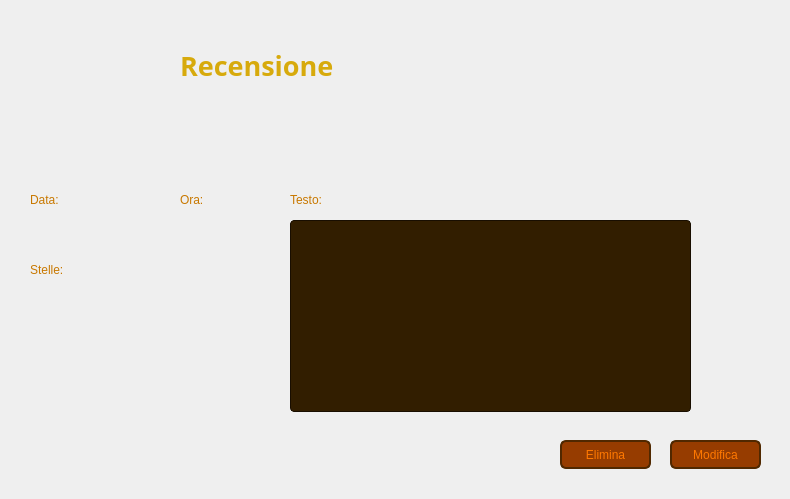
<?xml version="1.0" encoding="UTF-8"?>
<ui version="4.0">
 <class>VistaVisualizzaRecensioneCliente</class>
 <widget class="QWidget" name="VistaVisualizzaRecensioneCliente">
  <property name="geometry">
   <rect>
    <x>0</x>
    <y>0</y>
    <width>790</width>
    <height>499</height>
   </rect>
  </property>
  <property name="windowTitle">
   <string>Recensione - CineMax</string>
  </property>
  <widget class="QLabel" name="Sfondo">
   <property name="geometry">
    <rect>
     <x>0</x>
     <y>0</y>
     <width>791</width>
     <height>501</height>
    </rect>
   </property>
   <property name="font">
    <font>
     <family>Segoe UI</family>
    </font>
   </property>
   <property name="styleSheet">
    <string notr="true">QLabel {
    background: qlineargradient(
        x1: 0, y1: 1,
        x2: 0, y2: 0,
		stop: 0 #211400,
        stop: 1 #7D4B00
    );
}</string>
   </property>
   <property name="text">
    <string/>
   </property>
  </widget>
  <widget class="QLabel" name="labelTitolo">
   <property name="geometry">
    <rect>
     <x>180</x>
     <y>30</y>
     <width>221</width>
     <height>71</height>
    </rect>
   </property>
   <property name="font">
    <font>
     <family>Segoe UI Variable</family>
     <pointsize>20</pointsize>
     <bold>true</bold>
    </font>
   </property>
   <property name="styleSheet">
    <string notr="true">QLabel {
    color: #D7AA0C;
}</string>
   </property>
   <property name="text">
    <string>Recensione</string>
   </property>
   <property name="alignment">
    <set>Qt::AlignmentFlag::AlignLeading|Qt::AlignmentFlag::AlignLeft|Qt::AlignmentFlag::AlignVCenter</set>
   </property>
  </widget>
  <widget class="ClickableLabel" name="labelHomeButton">
   <property name="geometry">
    <rect>
     <x>700</x>
     <y>20</y>
     <width>63</width>
     <height>61</height>
    </rect>
   </property>
   <property name="text">
    <string/>
   </property>
   <property name="pixmap">
    <pixmap>Immagini/HomeButtonCliente.png</pixmap>
   </property>
   <property name="scaledContents">
    <bool>true</bool>
   </property>
  </widget>
  <widget class="QLabel" name="labelData">
   <property name="geometry">
    <rect>
     <x>30</x>
     <y>190</y>
     <width>81</width>
     <height>20</height>
    </rect>
   </property>
   <property name="styleSheet">
    <string notr="true">QLabel {
    color: #C87800;
}</string>
   </property>
   <property name="text">
    <string>Data:</string>
   </property>
   <property name="alignment">
    <set>Qt::AlignmentFlag::AlignLeading|Qt::AlignmentFlag::AlignLeft|Qt::AlignmentFlag::AlignVCenter</set>
   </property>
  </widget>
  <widget class="QLabel" name="labelDataRecensione">
   <property name="geometry">
    <rect>
     <x>30</x>
     <y>220</y>
     <width>91</width>
     <height>20</height>
    </rect>
   </property>
   <property name="styleSheet">
    <string notr="true">QLabel {
    color: #965A00;
}</string>
   </property>
   <property name="text">
    <string/>
   </property>
  </widget>
  <widget class="QLabel" name="labelStelle">
   <property name="geometry">
    <rect>
     <x>30</x>
     <y>260</y>
     <width>81</width>
     <height>20</height>
    </rect>
   </property>
   <property name="styleSheet">
    <string notr="true">QLabel {
    color: #C87800;
}</string>
   </property>
   <property name="text">
    <string>Stelle:</string>
   </property>
   <property name="alignment">
    <set>Qt::AlignmentFlag::AlignLeading|Qt::AlignmentFlag::AlignLeft|Qt::AlignmentFlag::AlignVCenter</set>
   </property>
  </widget>
  <widget class="QLabel" name="labelStelleRecensione">
   <property name="geometry">
    <rect>
     <x>30</x>
     <y>290</y>
     <width>51</width>
     <height>20</height>
    </rect>
   </property>
   <property name="styleSheet">
    <string notr="true">QLabel {
    color: #965A00;
}</string>
   </property>
   <property name="text">
    <string/>
   </property>
  </widget>
  <widget class="QLabel" name="labelOra">
   <property name="geometry">
    <rect>
     <x>180</x>
     <y>190</y>
     <width>81</width>
     <height>20</height>
    </rect>
   </property>
   <property name="styleSheet">
    <string notr="true">QLabel {
    color: #C87800;
}</string>
   </property>
   <property name="text">
    <string>Ora:</string>
   </property>
   <property name="alignment">
    <set>Qt::AlignmentFlag::AlignLeading|Qt::AlignmentFlag::AlignLeft|Qt::AlignmentFlag::AlignVCenter</set>
   </property>
  </widget>
  <widget class="QLabel" name="labelOraRecensione">
   <property name="geometry">
    <rect>
     <x>180</x>
     <y>220</y>
     <width>101</width>
     <height>20</height>
    </rect>
   </property>
   <property name="styleSheet">
    <string notr="true">QLabel {
    color: #965A00;
}</string>
   </property>
   <property name="text">
    <string/>
   </property>
  </widget>
  <widget class="ClickableLabel" name="labelIndietroButton">
   <property name="geometry">
    <rect>
     <x>620</x>
     <y>20</y>
     <width>63</width>
     <height>61</height>
    </rect>
   </property>
   <property name="text">
    <string/>
   </property>
   <property name="pixmap">
    <pixmap>Immagini/IndietroButtonCliente.png</pixmap>
   </property>
   <property name="scaledContents">
    <bool>true</bool>
   </property>
  </widget>
  <widget class="QLabel" name="labelIconaProfilo">
   <property name="geometry">
    <rect>
     <x>40</x>
     <y>40</y>
     <width>121</width>
     <height>121</height>
    </rect>
   </property>
   <property name="text">
    <string/>
   </property>
   <property name="pixmap">
    <pixmap>Immagini/RecensioneIconCliente.png</pixmap>
   </property>
   <property name="scaledContents">
    <bool>true</bool>
   </property>
  </widget>
  <widget class="QLabel" name="labelTesto">
   <property name="geometry">
    <rect>
     <x>290</x>
     <y>190</y>
     <width>81</width>
     <height>20</height>
    </rect>
   </property>
   <property name="styleSheet">
    <string notr="true">QLabel {
    color: #C87800;
}</string>
   </property>
   <property name="text">
    <string>Testo:</string>
   </property>
   <property name="alignment">
    <set>Qt::AlignmentFlag::AlignLeading|Qt::AlignmentFlag::AlignLeft|Qt::AlignmentFlag::AlignVCenter</set>
   </property>
  </widget>
  <widget class="QPushButton" name="pushButtonModifica">
   <property name="geometry">
    <rect>
     <x>670</x>
     <y>440</y>
     <width>91</width>
     <height>29</height>
    </rect>
   </property>
   <property name="styleSheet">
    <string notr="true">QPushButton {
    background-color: #963C00;
    color: #FF7800;
    border: 2px solid #502800;
    border-radius: 6px;
}

QPushButton:focus {
    outline: none;
}

QPushButton:hover {
    background-color: #C86400;
}
</string>
   </property>
   <property name="text">
    <string>Modifica</string>
   </property>
  </widget>
  <widget class="QTextBrowser" name="textBrowserTesto">
   <property name="geometry">
    <rect>
     <x>290</x>
     <y>220</y>
     <width>401</width>
     <height>192</height>
    </rect>
   </property>
   <property name="styleSheet">
    <string notr="true">QTextBrowser {
    background-color: #321E00;
    color: #965A00;
    border: 1px solid #190E00;
    border-radius: 4px;
}

QTextBrowser QScrollBar:vertical {
        background: #B46E00;
        border: 2px solid #190E00;
        border-radius: 4px;
        width: 21px;
        margin: 5px;
}

QTextBrowser QScrollBar::handle:vertical {
	background: #965A00;
    min-height: 20px;
    border-radius: 4px;
}

QTextBrowser QScrollBar::handle:vertical:hover {
     background: #C86400;
}

QTextBrowser QScrollBar::add-line:vertical, QScrollBar::sub-line:vertical {
	background: none;
    border: none;
}

</string>
   </property>
  </widget>
  <widget class="QPushButton" name="pushButtonElimina">
   <property name="geometry">
    <rect>
     <x>560</x>
     <y>440</y>
     <width>91</width>
     <height>29</height>
    </rect>
   </property>
   <property name="styleSheet">
    <string notr="true">QPushButton {
    background-color: #963C00;
    color: #FF7800;
    border: 2px solid #502800;
    border-radius: 6px;
}

QPushButton:focus {
    outline: none;
}

QPushButton:hover {
    background-color: #C86400;
}
</string>
   </property>
   <property name="text">
    <string>Elimina</string>
   </property>
  </widget>
 </widget>
 <customwidgets>
  <customwidget>
   <class>ClickableLabel</class>
   <extends>QLabel</extends>
   <header>clickablelabel.h</header>
  </customwidget>
 </customwidgets>
 <resources/>
 <connections/>
</ui>
